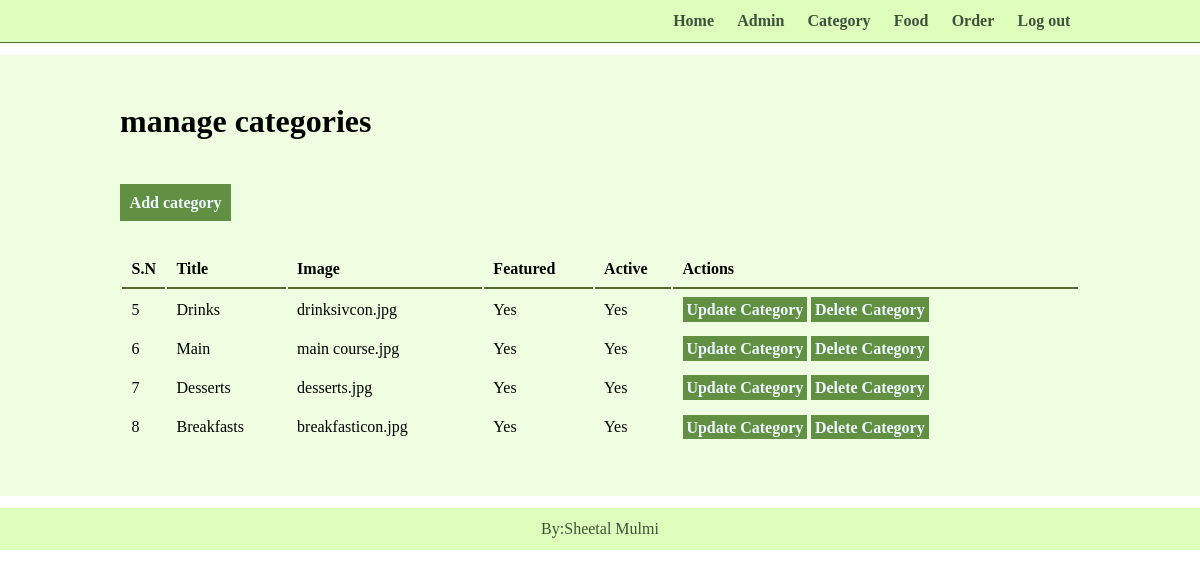
/admin/manage_categories.php, run on the app's committed database.
### tables this page shows
CREATE TABLE `category` (
  `id` int(11) NOT NULL,
  `title` varchar(100) DEFAULT NULL,
  `image_name` varchar(250) DEFAULT NULL,
  `featured` varchar(10) DEFAULT NULL,
  `active` varchar(10) DEFAULT NULL
);

### admin/manage_categories.php (the view, shortened to what this page needs)
<?php include('partials/menu.php'); ?>
<div class="main-content">
    <div class= "wrapper">
        <h1> manage categories</h1>
        <br /><br /><br />
                <a href="add-categories.php"class='sub-primary'>Add category</a>
                <br /><br /><br />
                <table class="tbl-full">
                    <tr>
                        <th>S.N</th>
                        <th>Title</th>
                        <th>Image</th>
                        <th>Featured</th>
                        <th>Active</th>
                        <th>Actions</th>
                    </tr>
                    <?php
                        $sql="select * from category";
                        $res= mysqli_query($connection,$sql);
                        if ($res==TRUE){
                            $count = mysqli_num_rows($res);
                        }
                        if($count>0){
                            while($rows=mysqli_fetch_assoc($res)){
                                $id=$rows['id'];
                                $title=$rows['title'];
                                $image_name=$rows['image_name'];
                                $featured=$rows['featured'];
                                $active=$rows['active'];
                                ?>
                                <tr>
                                    <td><?php echo $id; ?></td>
                                    <td><?php echo $title; ?></td>
                                    <td><?php echo $image_name; ?></td>
                                    <td><?php echo $featured; ?></td>
                                    <td><?php echo $active; ?></td>
                                    <td>
                                        <a href="update_category.php?id=<?php echo $id ?>" class="sub-primary">Update Category</a>
                                        <a href="delete_category.php?id=<?php echo $id ?>" class="sub-primary">Delete Category</a>
                                    </td>
                                </tr>
                                <?php
                            }
                        }
                                ?>
                </table>
    </div>
</div>
<?php include('partials/footer.php'); ?>

### css/admin.css (style rules this page uses)
* { margin: 0 0; padding: 0 0; font-family: 'Times New Roman', Times, serif; }
.wrapper { padding: 1%; width: 80%; margin: 0 auto; }
a { color: rgb(64, 81, 59); }
.tbl-full { width: 100%; }
table tr th { border-bottom: 2px solid darkolivegreen; padding: 1%; text-align: left; }
table tr td { padding: 1%; }
.sub-primary { background-color: rgb(97, 144, 66); color: aliceblue; padding: 1%; text-decoration: none; font-weight: bold; }
.main-content { background-color: rgb(239, 254, 224); margin: 1% 0%; padding:3% 0; }

### data on the page
category: id "5", title "Drinks", image_name "drinksivcon.jpg", featured "Yes", active "Yes"
category: id "6", title "Main", image_name "main course.jpg", featured "Yes", active "Yes"
category: id "7", title "Desserts", image_name "desserts.jpg", featured "Yes", active "Yes"
category: id "8", title "Breakfasts", image_name "breakfasticon.jpg", featured "Yes", active "Yes"
